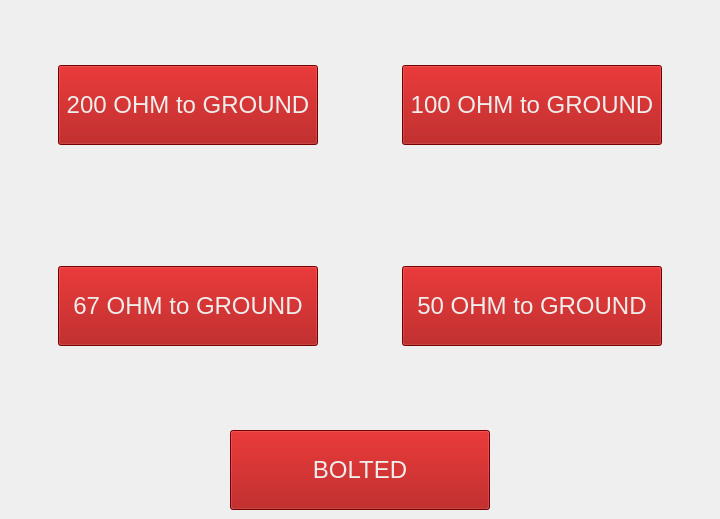
            <widget class="QWidget" name="Loc3_PhaseA">
             <widget class="QWidget" name="gridLayoutWidget_30">
              <property name="geometry">
               <rect>
                <x>10</x>
                <y>-20</y>
                <width>701</width>
                <height>451</height>
               </rect>
              </property>
              <layout class="QGridLayout" name="gridLayout_Loc3A">
               <property name="spacing">
                <number>36</number>
               </property>
               <item row="0" column="0">
                <widget class="QPushButton" name="btn_loc3_A200">
                 <property name="minimumSize">
                  <size>
                   <width>260</width>
                   <height>80</height>
                  </size>
                 </property>
                 <property name="maximumSize">
                  <size>
                   <width>160</width>
                   <height>80</height>
                  </size>
                 </property>
                 <property name="font">
                  <font>
                   <pointsize>18</pointsize>
                  </font>
                 </property>
                 <property name="styleSheet">
                  <string notr="true">color: rgb(238, 238, 236);
background-color: rgb(164, 0, 0);
alternate-background-color: rgb(252, 233, 79);
</string>
                 </property>
                 <property name="text">
                  <string>200 OHM to GROUND</string>
                 </property>
                </widget>
               </item>
               <item row="0" column="1">
                <widget class="QPushButton" name="btn_loc3_A100">
                 <property name="minimumSize">
                  <size>
                   <width>260</width>
                   <height>80</height>
                  </size>
                 </property>
                 <property name="maximumSize">
                  <size>
                   <width>260</width>
                   <height>80</height>
                  </size>
                 </property>
                 <property name="font">
                  <font>
                   <pointsize>18</pointsize>
                  </font>
                 </property>
                 <property name="styleSheet">
                  <string notr="true">color: rgb(238, 238, 236);
background-color: rgb(164, 0, 0);
alternate-background-color: rgb(252, 233, 79);</string>
                 </property>
                 <property name="text">
                  <string>100 OHM to GROUND</string>
                 </property>
                </widget>
               </item>
               <item row="1" column="0">
                <widget class="QPushButton" name="btn_loc3_A67">
                 <property name="minimumSize">
                  <size>
                   <width>260</width>
                   <height>80</height>
                  </size>
                 </property>
                 <property name="maximumSize">
                  <size>
                   <width>260</width>
                   <height>80</height>
                  </size>
                 </property>
                 <property name="font">
                  <font>
                   <pointsize>18</pointsize>
                  </font>
                 </property>
                 <property name="styleSheet">
                  <string notr="true">color: rgb(238, 238, 236);
background-color: rgb(164, 0, 0);
alternate-background-color: rgb(252, 233, 79);</string>
                 </property>
                 <property name="text">
                  <string>67 OHM to GROUND</string>
                 </property>
                </widget>
               </item>
               <item row="1" column="1">
                <widget class="QPushButton" name="btn_loc3_A50">
                 <property name="minimumSize">
                  <size>
                   <width>260</width>
                   <height>80</height>
                  </size>
                 </property>
                 <property name="maximumSize">
                  <size>
                   <width>260</width>
                   <height>80</height>
                  </size>
                 </property>
                 <property name="font">
                  <font>
                   <pointsize>18</pointsize>
                  </font>
                 </property>
                 <property name="styleSheet">
                  <string notr="true">color: rgb(238, 238, 236);
alternate-background-color: rgb(252, 233, 79);
background-color: rgb(164, 0, 0);</string>
                 </property>
                 <property name="text">
                  <string>50 OHM to GROUND</string>
                 </property>
                </widget>
               </item>
              </layout>
             </widget>
             <widget class="QPushButton" name="btn_loc3_Abolt">
              <property name="geometry">
               <rect>
                <x>230</x>
                <y>430</y>
                <width>260</width>
                <height>80</height>
               </rect>
              </property>
              <property name="minimumSize">
               <size>
                <width>260</width>
                <height>80</height>
               </size>
              </property>
              <property name="maximumSize">
               <size>
                <width>260</width>
                <height>80</height>
               </size>
              </property>
              <property name="font">
               <font>
                <pointsize>18</pointsize>
               </font>
              </property>
              <property name="styleSheet">
               <string notr="true">color: rgb(238, 238, 236);
background-color: rgb(164, 0, 0);
alternate-background-color: rgb(252, 233, 79);</string>
              </property>
              <property name="text">
               <string>BOLTED</string>
              </property>
             </widget>
            </widget>
